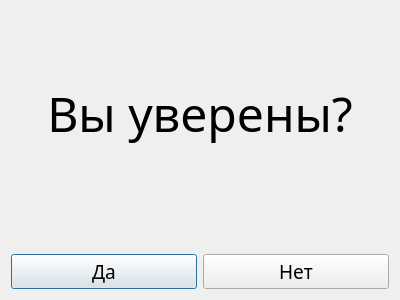
<?xml version="1.0" encoding="UTF-8"?>
<ui version="4.0">
 <class>confirmAction</class>
 <widget class="QDialog" name="confirmAction">
  <property name="geometry">
   <rect>
    <x>0</x>
    <y>0</y>
    <width>400</width>
    <height>300</height>
   </rect>
  </property>
  <property name="font">
   <font>
    <family>GOST type A</family>
    <pointsize>14</pointsize>
   </font>
  </property>
  <property name="windowTitle">
   <string>Dialog</string>
  </property>
  <layout class="QVBoxLayout" name="verticalLayout" stretch="10,0,0">
   <item>
    <widget class="QLabel" name="label">
     <property name="font">
      <font>
       <family>GOST type A</family>
       <pointsize>36</pointsize>
       <italic>false</italic>
       <bold>false</bold>
      </font>
     </property>
     <property name="text">
      <string>Вы уверены?</string>
     </property>
     <property name="alignment">
      <set>Qt::AlignmentFlag::AlignCenter</set>
     </property>
    </widget>
   </item>
   <item>
    <widget class="QLabel" name="label_2">
     <property name="text">
      <string/>
     </property>
     <property name="alignment">
      <set>Qt::AlignmentFlag::AlignCenter</set>
     </property>
    </widget>
   </item>
   <item>
    <layout class="QHBoxLayout" name="horizontalLayout">
     <item>
      <widget class="QPushButton" name="yes">
       <property name="text">
        <string>Да</string>
       </property>
      </widget>
     </item>
     <item>
      <widget class="QPushButton" name="no">
       <property name="text">
        <string>Нет</string>
       </property>
      </widget>
     </item>
    </layout>
   </item>
  </layout>
 </widget>
 <resources/>
 <connections/>
</ui>
